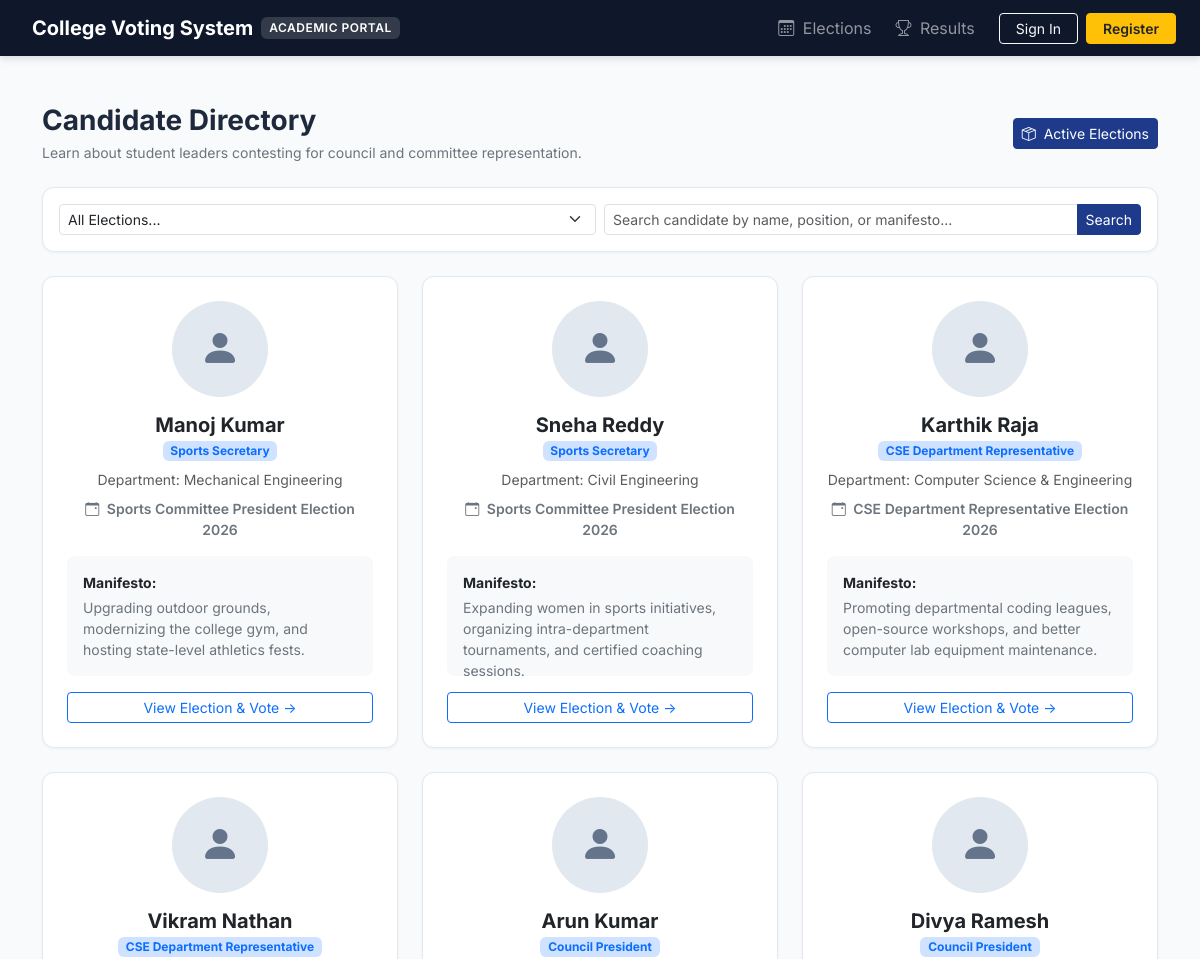
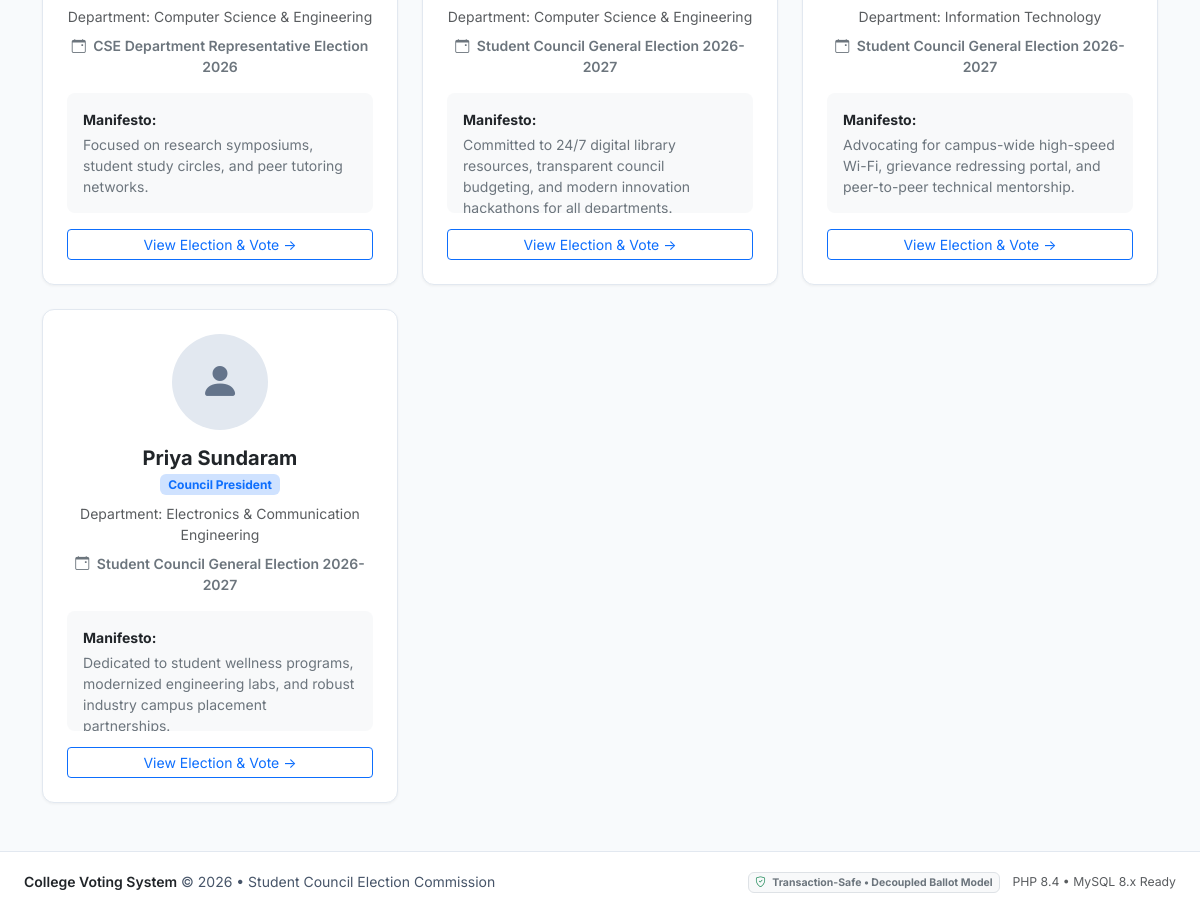
The page /public/candidates.php on the database its author committed (2 pictures, top to bottom).
### tables this page shows
CREATE TABLE IF NOT EXISTS candidates (
    id INT AUTO_INCREMENT PRIMARY KEY,
    election_id INT NOT NULL,
    student_id INT DEFAULT NULL,
    name VARCHAR(100) NOT NULL,
    position VARCHAR(100) NOT NULL,
    department_id INT DEFAULT NULL,
    manifesto TEXT DEFAULT NULL,
    photo_url VARCHAR(255) DEFAULT NULL,
    status ENUM('active', 'withdrawn', 'disqualified') NOT NULL DEFAULT 'active',
    created_at DATETIME NOT NULL DEFAULT CURRENT_TIMESTAMP,
    updated_at DATETIME NOT NULL DEFAULT CURRENT_TIMESTAMP ON UPDATE CURRENT_TIMESTAMP,
    CONSTRAINT fk_candidate_election FOREIGN KEY (election_id) REFERENCES elections(id) ON DELETE CASCADE,
    CONSTRAINT fk_candidate_student FOREIGN KEY (student_id) REFERENCES students(id) ON DELETE SET NULL,
    CONSTRAINT fk_candidate_dept FOREIGN KEY (department_id) REFERENCES departments(id) ON DELETE SET NULL,
    INDEX idx_candidate_election (election_id),
    INDEX idx_candidate_status (status)
);

CREATE TABLE IF NOT EXISTS departments (
    id INT AUTO_INCREMENT PRIMARY KEY,
    code VARCHAR(20) NOT NULL UNIQUE,
    name VARCHAR(100) NOT NULL,
    created_at DATETIME NOT NULL DEFAULT CURRENT_TIMESTAMP
);

CREATE TABLE IF NOT EXISTS elections (
    id INT AUTO_INCREMENT PRIMARY KEY,
    title VARCHAR(200) NOT NULL,
    description TEXT DEFAULT NULL,
    academic_year VARCHAR(20) NOT NULL,
    election_type ENUM('general', 'departmental', 'club', 'special') NOT NULL DEFAULT 'general',
    start_time DATETIME NOT NULL,
    end_time DATETIME NOT NULL,
    status ENUM('draft', 'scheduled', 'open', 'closed', 'results_published', 'cancelled') NOT NULL DEFAULT 'draft',
    eligibility_type ENUM('all_students', 'by_department', 'by_year') NOT NULL DEFAULT 'all_students',
    created_by INT DEFAULT NULL,
    created_at DATETIME NOT NULL DEFAULT CURRENT_TIMESTAMP,
    updated_at DATETIME NOT NULL DEFAULT CURRENT_TIMESTAMP ON UPDATE CURRENT_TIMESTAMP,
    CONSTRAINT fk_election_creator FOREIGN KEY (created_by) REFERENCES users(id) ON DELETE SET NULL,
    INDEX idx_election_status (status),
    INDEX idx_election_dates (start_time, end_time)
);

### app/includes/functions.php (called while the page is built, shortened)
<?php
function e(?string $value): string {
    return htmlspecialchars((string)($value ?? ''), ENT_QUOTES, 'UTF-8');
}
function base_url(string $path = ''): string {
    $scriptName = $_SERVER['SCRIPT_NAME'] ?? '';
    $base = rtrim(dirname($scriptName), '/\\');
    $trimmedPath = ltrim($path, '/');
    return ($base === '' || $base === '/') ? '/' . $trimmedPath : $base . '/' . $trimmedPath;
}

### app/includes/auth.php (called while the page is built, shortened)
<?php
require_once __DIR__ . '/../config/app.php';
require_once __DIR__ . '/functions.php';
class Auth {
    public static function check(): bool {
        return !empty($_SESSION['user_id']);
    }
}

### app/repositories/CandidateRepository.php (called while the page is built, shortened)
<?php
class CandidateRepository {
    private PDO $db;
    public function __construct(?PDO $db = null) {
        $this->db = $db ?? Database::getConnection();
    }
    public function getAll(array $filters = []): array {
        $sql = "
            SELECT c.*, e.title AS election_title, e.status AS election_status,
                   d.name AS department_name, d.code AS department_code,
                   s.registration_no AS student_reg_no,
                   (SELECT COUNT(*) FROM ballots b WHERE b.candidate_id = c.id) AS vote_count
            FROM candidates c
            JOIN elections e ON c.election_id = e.id
            LEFT JOIN departments d ON c.department_id = d.id
            LEFT JOIN students s ON c.student_id = s.id
            WHERE 1=1
        ";
        $params = [];
        if (!empty($filters['status'])) {
            $sql .= " AND c.status = ?";
            $params[] = $filters['status'];
        }
        $sql .= " ORDER BY c.election_id DESC, c.position ASC, c.name ASC";
        $stmt = $this->db->prepare($sql);
        $stmt->execute($params);
        return $stmt->fetchAll(PDO::FETCH_ASSOC);
    }
}

### public/candidates.php (the view, shortened to what this page needs)
<?php
require_once __DIR__ . '/../app/includes/auth.php';
require_once __DIR__ . '/../app/includes/functions.php';
require_once __DIR__ . '/../app/repositories/CandidateRepository.php';
$db = Database::getConnection();
$candidateRepo = new CandidateRepository($db);
$searchFilter = $_GET['search'] ?? '';
$filters = ['status' => 'active'];
$candidates = $candidateRepo->getAll($filters);
require_once __DIR__ . '/../app/includes/header.php';
?>
<div class="container py-4 py-md-5">
    <div class="d-flex flex-column flex-md-row justify-content-between align-items-md-center gap-3 mb-4">
        <div>
            <h1 class="h3 fw-bold mb-1">Candidate Directory</h1>
            <p class="text-secondary small mb-0">Learn about student leaders contesting for council and committee representation.</p>
        </div>
        <a href="<?= base_url('elections.php') ?>" class="btn btn-navy btn-sm">
            <i class="bi bi-box-seam me-1"></i> Active Elections
        </a>
    </div>
    <div class="card card-academic p-3 mb-4">
        <form method="GET" action="<?= base_url('candidates.php') ?>" class="row g-2 align-items-center">
            <div class="col-md-6">
                <select class="form-select form-select-sm" name="election_id" onchange="this.form.submit()">
                    <option value="">All Elections...</option>
                </select>
            </div>
            <div class="col-md-6">
                <div class="input-group input-group-sm">
                    <input type="text" class="form-control" name="search" value="<?= e($searchFilter) ?>" placeholder="Search candidate by name, position, or manifesto...">
                    <button class="btn btn-navy" type="submit">Search</button>
                </div>
            </div>
        </form>
    </div>
    <?php if (empty($candidates)): ?>
        <div class="card card-academic p-5 text-center text-muted">
            <i class="bi bi-people fs-1 mb-2"></i>
            <h5 class="fw-bold mb-1">No Candidates Found</h5>
            <p class="small mb-0">No active nominees found matching your criteria.</p>
        </div>
    <?php else: ?>
        <div class="row g-4">
            <?php foreach ($candidates as $cand): ?>
                <div class="col-md-6 col-lg-4">
                    <div class="card card-academic h-100 p-4 d-flex flex-column text-center">
                        <div class="mb-3 d-flex justify-content-center">
                            <?php if (!empty($cand['photo_url']) && file_exists(ROOT_PATH . '/public/uploads/candidates/' . $cand['photo_url'])): ?>
                                <img src="<?= base_url('uploads/candidates/' . e($cand['photo_url'])) ?>" class="candidate-avatar" alt="<?= e($cand['name']) ?>">
                            <?php else: ?>
                                <div class="candidate-avatar-placeholder">
                                    <i class="bi bi-person-fill"></i>
                                </div>
                            <?php endif; ?>
                        </div>
                        <h5 class="fw-bold text-dark mb-1"><?= e($cand['name']) ?></h5>
                        <div class="badge bg-primary-subtle text-primary mb-2 align-self-center"><?= e($cand['position']) ?></div>
                        <div class="text-muted small mb-2">Department: <?= e($cand['department_name'] ?? 'General') ?></div>
                        <div class="small fw-semibold text-secondary mb-3">
                            <i class="bi bi-calendar-event me-1"></i> <?= e($cand['election_title']) ?>
                        </div>
                        <div class="bg-light p-3 rounded-3 small text-secondary text-start mb-3 flex-grow-1" style="max-height: 120px; overflow-y: auto;">
                            <div class="fw-bold text-dark mb-1">Manifesto:</div>
                            <?= nl2br(e($cand['manifesto'] ?? 'No statement provided.')) ?>
                        </div>
                        <a href="<?= base_url('election-details.php?id=' . $cand['election_id']) ?>" class="btn btn-outline-primary btn-sm w-100">
                            View Election & Vote &rarr;
                        </a>
                    </div>
                </div>
            <?php endforeach; ?>
        </div>
    <?php endif; ?>
</div>
<?php require_once __DIR__ . '/../app/includes/footer.php'; ?>

### app/includes/header.php (shortened to what this page needs)
<?php
require_once __DIR__ . '/auth.php';
require_once __DIR__ . '/functions.php';
$currentUser = Auth::user();
$isLoggedIn = Auth::check();
$isAdmin = Auth::isAdmin();
$unreadNotifications = 0;
?>
<!DOCTYPE html>
<html lang="en">
<head>
    <link href="https://cdn.jsdelivr.net/npm/bootstrap@5.3.3/dist/css/bootstrap.min.css" rel="stylesheet">
    <link href="https://cdn.jsdelivr.net/npm/bootstrap-icons@1.11.3/font/bootstrap-icons.css" rel="stylesheet">
    <link href="<?= base_url('assets/css/style.css') ?>" rel="stylesheet">
</head>
<body>
<nav class="navbar navbar-expand-lg navbar-dark app-navbar py-2 sticky-top">
    <div class="container-fluid px-3 px-md-4">
        <a class="navbar-brand d-flex align-items-center gap-2 fw-bold" href="<?= base_url('index.php') ?>">
            <span>College Voting System</span>
            <span class="navbar-brand-badge d-none d-sm-inline-block">Academic Portal</span>
        </a>
        <div class="collapse navbar-collapse" id="appNav">
            <ul class="navbar-nav ms-auto align-items-center gap-1 gap-lg-2">
                <li class="nav-item">
                    <a class="nav-link" href="<?= base_url('elections.php') ?>"><i class="bi bi-calendar3 me-1"></i> Elections</a>
                </li>
                <li class="nav-item">
                    <a class="nav-link" href="<?= base_url('results.php') ?>"><i class="bi bi-trophy me-1"></i> Results</a>
                </li>
                <?php if ($isLoggedIn): ?>
                    <li class="nav-item">
                        <a class="nav-link position-relative px-2" href="<?= base_url('notifications.php') ?>" title="Notifications">
                            <i class="bi bi-bell fs-5"></i>
                            <?php if ($unreadNotifications > 0): ?>
                                <span class="position-absolute top-1 start-100 translate-middle badge rounded-pill bg-danger" style="font-size: 0.65rem;">
                                    <?= $unreadNotifications ?>
                                </span>
                            <?php endif; ?>
                        </a>
                    </li>
                    <li class="nav-item dropdown ms-lg-2">
                        <a class="nav-link dropdown-toggle d-flex align-items-center gap-2 text-white" href="#" role="button" data-bs-toggle="dropdown">
                            <div class="rounded-circle bg-secondary text-white d-flex align-items-center justify-content-center" style="width: 32px; height: 32px; font-size: 0.85rem;">
                                <i class="bi <?= $isAdmin ? 'bi-shield-check' : 'bi-person-fill' ?>"></i>
                            </div>
                            <span class="d-none d-md-inline"><?= e($currentUser['admin']['full_name'] ?? $currentUser['student']['full_name'] ?? $currentUser['email']) ?></span>
                            <span class="badge bg-<?= $isAdmin ? 'danger' : 'primary' ?> text-uppercase ms-1" style="font-size: 0.65rem;">
                                <?= e($currentUser['role']) ?>
                            </span>
                        </a>
                        <ul class="dropdown-menu dropdown-menu-end shadow-sm">
                            <?php if ($isAdmin): ?>
                                <li><a class="dropdown-item" href="<?= base_url('../admin/dashboard.php') ?>"><i class="bi bi-speedometer2 me-2"></i> Admin Dashboard</a></li>
                                <li><a class="dropdown-item" href="<?= base_url('../admin/elections.php') ?>"><i class="bi bi-sliders me-2"></i> Manage Elections</a></li>
                                <li><a class="dropdown-item" href="<?= base_url('../admin/students.php') ?>"><i class="bi bi-people me-2"></i> Manage Students</a></li>
                            <?php else: ?>
                                <li><a class="dropdown-item" href="<?= base_url('dashboard.php') ?>"><i class="bi bi-speedometer2 me-2"></i> Voter Dashboard</a></li>
                                <li><a class="dropdown-item" href="<?= base_url('profile.php') ?>"><i class="bi bi-person me-2"></i> My Profile</a></li>
                                <li><a class="dropdown-item" href="<?= base_url('history.php') ?>"><i class="bi bi-clock-history me-2"></i> Voting History</a></li>
                            <?php endif; ?>
                            <li><hr class="dropdown-divider"></li>
                            <li><a class="dropdown-item text-danger" href="<?= base_url('logout.php') ?>"><i class="bi bi-box-arrow-right me-2"></i> Sign Out</a></li>
                        </ul>
                    </li>
                <?php else: ?>
                    <li class="nav-item ms-lg-2">
                        <a class="btn btn-outline-light btn-sm px-3" href="<?= base_url('login.php') ?>">Sign In</a>
                    </li>
                    <li class="nav-item">
                        <a class="btn btn-warning btn-sm px-3 fw-semibold text-dark" href="<?= base_url('register.php') ?>">Register</a>
                    </li>
                <?php endif; ?>
            </ul>
        </div>
    </div>
</nav>

### app/includes/footer.php (shortened to what this page needs)
<footer class="app-footer">
    <div class="container-fluid px-3 px-md-4">
        <div class="row align-items-center gy-2">
            <div class="col-md-6 text-center text-md-start">
                <span class="fw-semibold text-dark">College Voting System</span> &copy; <?= date('Y') ?> &bull; Student Council Election Commission
            </div>
            <div class="col-md-6 text-center text-md-end">
                <span class="badge bg-light text-secondary border me-2">
                    <i class="bi bi-shield-check text-success me-1"></i> Transaction-Safe &bull; Decoupled Ballot Model
                </span>
                <span class="text-muted small">PHP <?= PHP_MAJOR_VERSION . '.' . PHP_MINOR_VERSION ?> &bull; MySQL 8.x Ready</span>
            </div>
        </div>
    </div>
</footer>
</body>
</html>

### public/assets/css/style.css (style rules this page uses)
:root { --primary-navy: #1e3a8a; --primary-dark: #0f172a; --primary-hover: #1e40af; --secondary-slate: #475569; --bg-light: #f8fafc; --surface-card: #ffffff; --success-green: #10b981; --danger-rose: #e11d48; --warning-amber: #f59e0b; --border-subtle: #e2e8f0; --font-sans: 'Inter', system-ui, -apple-system, BlinkMacSystemFont, "Segoe UI", Roboto, sans-serif; }
body { background-color: var(--bg-light); color: #1e293b; font-family: var(--font-sans); min-height: 100vh; display: flex; flex-direction: column; }
.app-navbar { background-color: var(--primary-dark); box-shadow: 0 2px 8px rgba(15, 23, 42, 0.15); }
.navbar-brand-badge { background-color: rgba(255, 255, 255, 0.15); border-radius: 6px; padding: 2px 8px; font-size: 0.75rem; font-weight: 600; letter-spacing: 0.5px; text-transform: uppercase; }
.card-academic { background: var(--surface-card); border: 1px solid var(--border-subtle); border-radius: 12px; box-shadow: 0 1px 3px rgba(0, 0, 0, 0.05); transition: transform 0.15s ease, box-shadow 0.15s ease; }
.candidate-avatar-placeholder { width: 96px; height: 96px; border-radius: 50%; background-color: #e2e8f0; color: #64748b; display: flex; align-items: center; justify-content: center; font-size: 2.5rem; }
.btn-navy { background-color: var(--primary-navy); border-color: var(--primary-navy); color: #ffffff; }
footer.app-footer { margin-top: auto; background-color: #ffffff; border-top: 1px solid var(--border-subtle); padding: 18px 0; font-size: 0.875rem; color: var(--secondary-slate); }

### rows shown on the page
candidates: name "Manoj Kumar", position "Sports Secretary", department.name "Mechanical Engineering", election.title "Sports Committee President Election 2026", manifesto "Upgrading outdoor grounds, modernizing the college gym, and hosting state-level athletics fests."
candidates: name "Sneha Reddy", position "Sports Secretary", department.name "Civil Engineering", election.title "Sports Committee President Election 2026", manifesto "Expanding women in sports initiatives, organizing intra-department tournaments, and certified coaching sessions."
candidates: name "Karthik Raja", position "CSE Department Representative", department.name "Computer Science & Engineering", election.title "CSE Department Representative Election 2026", manifesto "Promoting departmental coding leagues, open-source workshops, and better computer lab equipment maintenance."
candidates: name "Vikram Nathan", position "CSE Department Representative", department.name "Computer Science & Engineering", election.title "CSE Department Representative Election 2026", manifesto "Focused on research symposiums, student study circles, and peer tutoring networks."
candidates: name "Arun Kumar", position "Council President", department.name "Computer Science & Engineering", election.title "Student Council General Election 2026-2027", manifesto "Committed to 24/7 digital library resources, transparent council budgeting, and modern innovation hackathons for all departments."
candidates: name "Divya Ramesh", position "Council President", department.name "Information Technology", election.title "Student Council General Election 2026-2027", manifesto "Advocating for campus-wide high-speed Wi-Fi, grievance redressing portal, and peer-to-peer technical mentorship."
candidates: name "Priya Sundaram", position "Council President", department.name "Electronics & Communication Engineering", election.title "Student Council General Election 2026-2027", manifesto "Dedicated to student wellness programs, modernized engineering labs, and robust industry campus placement partnerships."

### other values the page prints
PHP_MAJOR_VERSION "8"
PHP_MINOR_VERSION "4"
